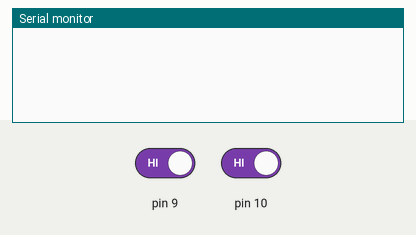
A sketch run on a simulated Arduino Uno, built with avr-gcc and run on an emulated ATmega328P. Shown: the last lines printed to the serial monitor. The inputs (shaded band) are chosen by the test bench; at power-on: pin 9 HIGH, pin 10 HIGH.

Above: at 1.2 s.
1.3 s: pin 9 driven LOW
At 2.5 s:
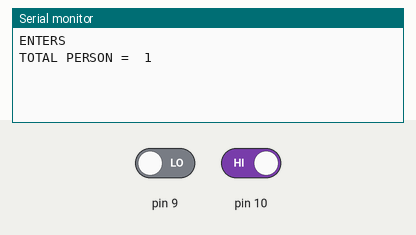
2.8 s: pin 9 driven HIGH and pin 10 driven LOW
At 4.0 s:
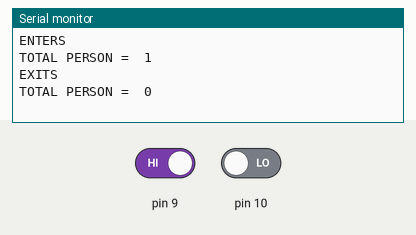
Timing chart, 0 to 5.8 s (numbered marks = the images above; inputs shaded):
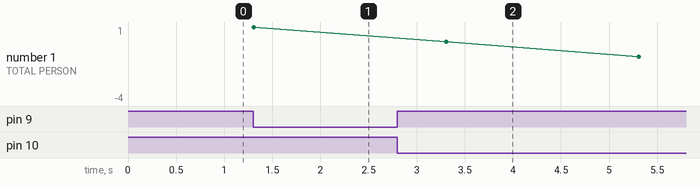

Measured:
- after the input at 1.3 s, the serial monitor: prints a new line at once (image 1)
- after the input at 2.8 s, the serial monitor: prints a new line after 0.50 s (image 2)
- plotted number 1: 1 → -4 after the input at 2.8 s

The sketch:

PERSON_COUNTER.ino
```cpp
int c1=0;
int c2=0;
void setup() {
pinMode(9,INPUT);
pinMode(10,INPUT);
Serial.begin(9600);
}
void loop() {
 int ir1=digitalRead(9);
 int ir2=digitalRead(10);
       //ENTERS...................
  if(ir1==0)
  {
    while(ir2==1)
       {
       Serial.println("ENTERS");
       c1=c1+1;
       Serial.print("TOTAL PERSON =  ");
       Serial.println(c1+c2);
       delay(2000);
       break;
       }
  }
      //EXITS.....................
  else if(ir2==0)
    {
      while(ir1==1)
       {
        Serial.println("EXITS");
        c2=c2-1;
        Serial.print("TOTAL PERSON =  ");
        Serial.println(c1+c2);
        delay(2000);
        break;
        }
  }
}
```
